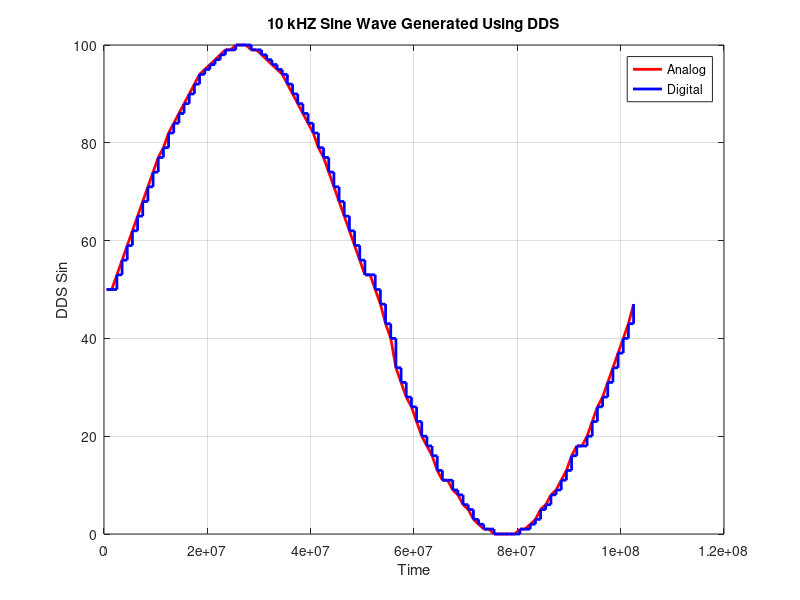

Source code (MATLAB):
% Open the file for reading
fileID = fopen('10kHz.txt', 'r');

% Read the data using fscanf
data = fscanf(fileID, '# KERNEL: Time= %f, Counter= %d, DDS_Sin= %d\n', [3, Inf]);

% Close the file
fclose(fileID);

% Extract counter, DDS_Sin, and time values
time = data(1, :);
counter = data(2, :);
dds_sin = data(3, :);

% Plot the graphs
plot(time, dds_sin, "r", "LineWidth", 2);
hold on
stairs(time, dds_sin, "b", "LineWidth", 2);
hold off

% Add labels and title
legend('Analog', 'Digital');
xlabel('Time');
ylabel('DDS Sin');
title('10 kHZ Sine Wave Generated Using DDS');

% Show the grid
grid on;
